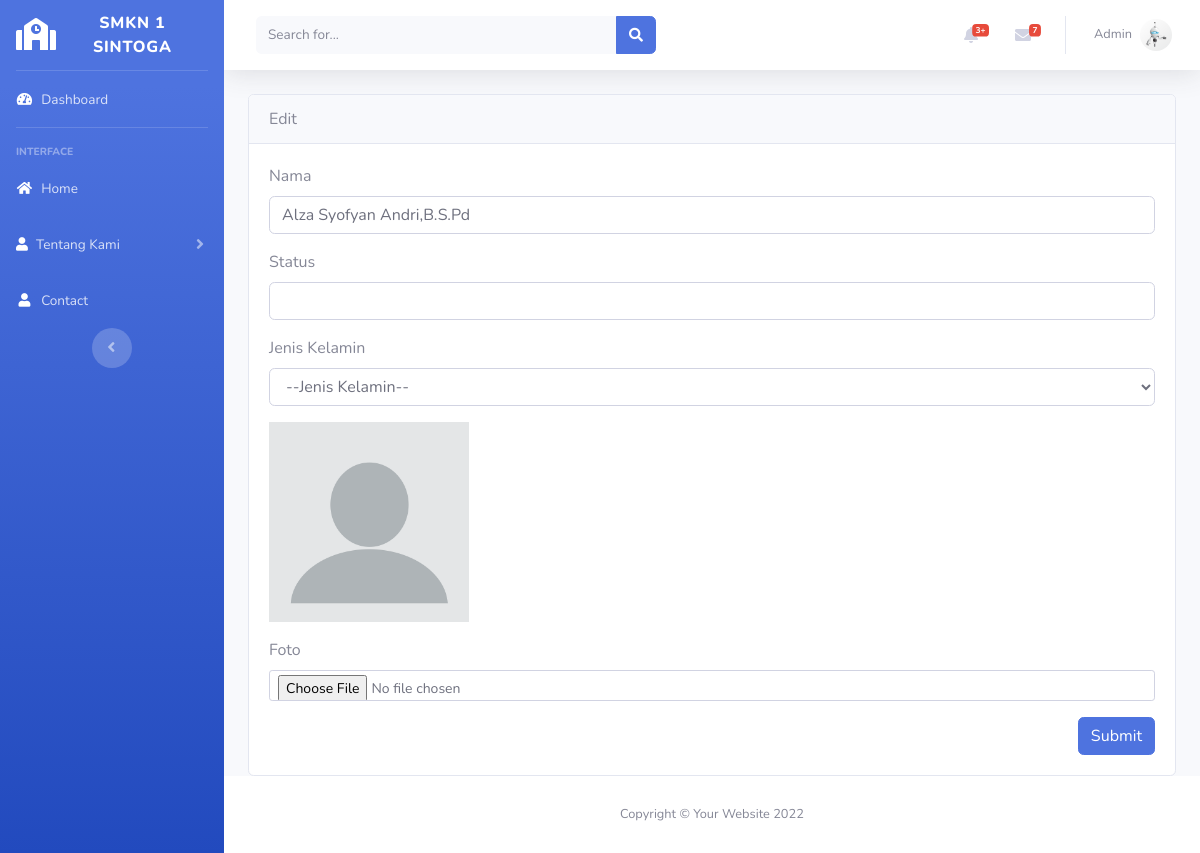
/backend/index.php?page=guru/edit&id_guru=3 (signed in), run on the app's committed database.
### tables this page shows
CREATE TABLE `guru` (
  `id_guru` int(8) NOT NULL,
  `nama` varchar(30) NOT NULL,
  `mapel` varchar(25) NOT NULL,
  `kode` varchar(8) NOT NULL,
  `alamat` varchar(20) NOT NULL,
  `jenis_kelamin` varchar(15) NOT NULL,
  `gambar` text NOT NULL
);

### backend/guru/edit.php (the view, shortened to what this page needs)
<?php
$id_guru = $_GET['id_guru'];
$edit = $koneksi->query("SELECT * FROM `guru` WHERE id_guru ='$id_guru'")->fetch_assoc();
?>
<div class="card">
    <div class="card-header">
        Edit
    </div>
    <div class="card-body">
        <form action="?page=guru/aksi_edit" method="POST" enctype="multipart/form-data">
            <div class="form-group">
               <label for="nama">Nama</label>
         <input type="text" class="form-control" placeholder="" name="nama" value="<?= $edit['nama'] ?>" >
                </div>
                <div class="form-group">
                    <label for="mapel">Status</label>
                    <input type="text" name="mapel" class="form-control">
                </div>
            <div class="form-group">
                <label for="jenis_kelamin">Jenis Kelamin</label>
              <select class="form-control" name="jenis_kelamin">
                    <option value="">--Jenis Kelamin--</option>
	    		</select>
            </div>
            <div class="form-group">
                <img src="dokumentasi/guru/<?= $edit['gambar'] ?>" width="200" alt="">
            </div>
            <div class="form-group">
                <label for="">Foto</label>
                <input type="file" name="gambar" class="form-control form-control-sm" require>
            </div>
       <div align="right">
  <button type="submit" class="btn btn-primary">Submit</button>
</div>
</form>
</div>
</div>

### data on the page
guru: nama "Alza Syofyan Andri,B.S.Pd", gambar (picture)

### other printed values
$_SESSION['username'] "Admin"
